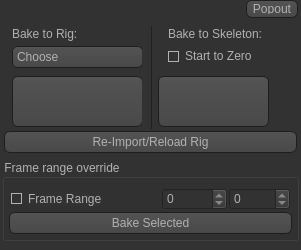
<?xml version="1.0" encoding="UTF-8"?>
<ui version="4.0">
 <class>Reanimate_Small</class>
 <widget class="QWidget" name="Reanimate_Small">
  <property name="geometry">
   <rect>
    <x>0</x>
    <y>0</y>
    <width>301</width>
    <height>250</height>
   </rect>
  </property>
  <property name="minimumSize">
   <size>
    <width>0</width>
    <height>250</height>
   </size>
  </property>
  <property name="maximumSize">
   <size>
    <width>16777215</width>
    <height>16777215</height>
   </size>
  </property>
  <property name="windowTitle">
   <string>Form</string>
  </property>
  <property name="styleSheet">
   <string notr="true">QToolTip
{
     border: 1px solid black;
     background-color: #ffa02f;
     padding: 1px;
     border-radius: 3px;
     opacity: 100;
}

QWidget
{
    color: #b1b1b1;
    background-color: #323232;
}

QWidget:item:hover
{
    background-color: QLinearGradient( x1: 0, y1: 0, x2: 0, y2: 1, stop: 0 #ffa02f, stop: 1 #ca0619);
    color: #000000;
}

QWidget:item:selected
{
    background-color: QLinearGradient( x1: 0, y1: 0, x2: 0, y2: 1, stop: 0 #ffa02f, stop: 1 #d7801a);
}

QMenuBar::item
{
    background: transparent;
}

QMenuBar::item:selected
{
    background: transparent;
    border: 1px solid #ffaa00;
}

QMenuBar::item:pressed
{
    background: #444;
    border: 1px solid #000;
    background-color: QLinearGradient(
        x1:0, y1:0,
        x2:0, y2:1,
        stop:1 #212121,
        stop:0.4 #343434/*,
        stop:0.2 #343434,
        stop:0.1 #ffaa00*/
    );
    margin-bottom:-1px;
    padding-bottom:1px;
}

QMenu
{
    border: 1px solid #000;
}

QMenu::item
{
    padding: 2px 20px 2px 20px;
}

QMenu::item:selected
{
    color: #000000;
}

QWidget:disabled
{
    color: #404040;
    background-color: #323232;
}

QAbstractItemView
{
    background-color: QLinearGradient( x1: 0, y1: 0, x2: 0, y2: 1, stop: 0 #4d4d4d, stop: 0.1 #646464, stop: 1 #5d5d5d);
}

QWidget:focus
{
    /*border: 2px solid QLinearGradient( x1: 0, y1: 0, x2: 0, y2: 1, stop: 0 #ffa02f, stop: 1 #d7801a);*/
}

QLineEdit
{
    background-color: QLinearGradient( x1: 0, y1: 0, x2: 0, y2: 1, stop: 0 #4d4d4d, stop: 0 #646464, stop: 1 #5d5d5d);
    color: rgba(255,255,255,255);
    padding: 1px;
    border-style: solid;
    border: 1px solid #1e1e1e;
    border-radius: 3;
    border: 2px solid QLinearGradient( x1: 0, y1: 0, x2: 0, y2: 1, stop: 0 #ffa02f, stop: 1 #d7801a);
}

QPushButton
{
    color: #b1b1b1;
    background-color: QLinearGradient( x1: 0, y1: 0, x2: 0, y2: 1, stop: 0 #565656, stop: 0.1 #525252, stop: 0.5 #4e4e4e, stop: 0.9 #4a4a4a, stop: 1 #464646);
    border-width: 1px;
    border-color: #1e1e1e;
    border-style: solid;
    border-radius: 6;
    padding: 3px;
    font-size: 12px;
    padding-left: 5px;
    padding-right: 5px;
}

QPushButton:pressed
{
    background-color: QLinearGradient( x1: 0, y1: 0, x2: 0, y2: 1, stop: 0 #2d2d2d, stop: 0.1 #2b2b2b, stop: 0.5 #292929, stop: 0.9 #282828, stop: 1 #252525);
}

QComboBox
{
    selection-background-color: #ffaa00;
    background-color: QLinearGradient( x1: 0, y1: 0, x2: 0, y2: 1, stop: 0 #565656, stop: 0.1 #525252, stop: 0.5 #4e4e4e, stop: 0.9 #4a4a4a, stop: 1 #464646);
    border-style: solid;
    border: 1px solid #1e1e1e;
    border-radius: 5;
}

QComboBox:hover,QPushButton:hover
{
    border: 2px solid QLinearGradient( x1: 0, y1: 0, x2: 0, y2: 1, stop: 0 #ffa02f, stop: 1 #d7801a);
}


QComboBox:on
{
    padding-top: 3px;
    padding-left: 4px;
    background-color: QLinearGradient( x1: 0, y1: 0, x2: 0, y2: 1, stop: 0 #2d2d2d, stop: 0.1 #2b2b2b, stop: 0.5 #292929, stop: 0.9 #282828, stop: 1 #252525);
    selection-background-color: #ffaa00;
}

QComboBox QAbstractItemView
{
    border: 2px solid darkgray;
    selection-background-color: QLinearGradient( x1: 0, y1: 0, x2: 0, y2: 1, stop: 0 #ffa02f, stop: 1 #d7801a);
}

QComboBox::drop-down
{
     subcontrol-origin: padding;
     subcontrol-position: top right;
     width: 15px;

     border-left-width: 0px;
     border-left-color: darkgray;
     border-left-style: solid; /* just a single line */
     border-top-right-radius: 3px; /* same radius as the QComboBox */
     border-bottom-right-radius: 3px;
 }

QComboBox::down-arrow
{
     image: url(:/down_arrow.png);
}

QGroupBox:focus
{
border: 2px solid QLinearGradient( x1: 0, y1: 0, x2: 0, y2: 1, stop: 0 #ffa02f, stop: 1 #d7801a);
}

QTextEdit:focus
{
    border: 2px solid QLinearGradient( x1: 0, y1: 0, x2: 0, y2: 1, stop: 0 #ffa02f, stop: 1 #d7801a);
}

QScrollBar:horizontal {
     border: 1px solid #222222;
     background: QLinearGradient( x1: 0, y1: 0, x2: 0, y2: 1, stop: 0.0 #121212, stop: 0.2 #282828, stop: 1 #484848);
     height: 7px;
     margin: 0px 16px 0 16px;
}

QScrollBar::handle:horizontal
{
      background: QLinearGradient( x1: 0, y1: 0, x2: 1, y2: 0, stop: 0 #ffa02f, stop: 0.5 #d7801a, stop: 1 #ffa02f);
      min-height: 20px;
      border-radius: 2px;
}

QScrollBar::add-line:horizontal {
      border: 1px solid #1b1b19;
      border-radius: 2px;
      background: QLinearGradient( x1: 0, y1: 0, x2: 1, y2: 0, stop: 0 #ffa02f, stop: 1 #d7801a);
      width: 14px;
      subcontrol-position: right;
      subcontrol-origin: margin;
}

QScrollBar::sub-line:horizontal {
      border: 1px solid #1b1b19;
      border-radius: 2px;
      background: QLinearGradient( x1: 0, y1: 0, x2: 1, y2: 0, stop: 0 #ffa02f, stop: 1 #d7801a);
      width: 14px;
     subcontrol-position: left;
     subcontrol-origin: margin;
}

QScrollBar::right-arrow:horizontal, QScrollBar::left-arrow:horizontal
{
      border: 1px solid black;
      width: 1px;
      height: 1px;
      background: white;
}

QScrollBar::add-page:horizontal, QScrollBar::sub-page:horizontal
{
      background: none;
}

QScrollBar:vertical
{
      background: QLinearGradient( x1: 0, y1: 0, x2: 1, y2: 0, stop: 0.0 #121212, stop: 0.2 #282828, stop: 1 #484848);
      width: 7px;
      margin: 16px 0 16px 0;
      border: 1px solid #222222;
}

QScrollBar::handle:vertical
{
      background: QLinearGradient( x1: 0, y1: 0, x2: 0, y2: 1, stop: 0 #ffa02f, stop: 0.5 #d7801a, stop: 1 #ffa02f);
      min-height: 20px;
      border-radius: 2px;
}

QScrollBar::add-line:vertical
{
      border: 1px solid #1b1b19;
      border-radius: 2px;
      background: QLinearGradient( x1: 0, y1: 0, x2: 0, y2: 1, stop: 0 #ffa02f, stop: 1 #d7801a);
      height: 14px;
      subcontrol-position: bottom;
      subcontrol-origin: margin;
}

QScrollBar::sub-line:vertical
{
      border: 1px solid #1b1b19;
      border-radius: 2px;
      background: QLinearGradient( x1: 0, y1: 0, x2: 0, y2: 1, stop: 0 #d7801a, stop: 1 #ffa02f);
      height: 14px;
      subcontrol-position: top;
      subcontrol-origin: margin;
}

QScrollBar::up-arrow:vertical, QScrollBar::down-arrow:vertical
{
      border: 1px solid black;
      width: 1px;
      height: 1px;
      background: white;
}


QScrollBar::add-page:vertical, QScrollBar::sub-page:vertical
{
      background: none;
}

QTextEdit
{
    background-color: #242424;
}

QPlainTextEdit
{
    background-color: #242424;
}

QHeaderView::section
{
    background-color: QLinearGradient(x1:0, y1:0, x2:0, y2:1, stop:0 #616161, stop: 0.5 #505050, stop: 0.6 #434343, stop:1 #656565);
    color: white;
    padding-left: 4px;
    border: 1px solid #6c6c6c;
}

QCheckBox:disabled
{
color: #414141;
}

QDockWidget::title
{
    text-align: center;
    spacing: 3px; /* spacing between items in the tool bar */
    background-color: QLinearGradient(x1:0, y1:0, x2:0, y2:1, stop:0 #323232, stop: 0.5 #242424, stop:1 #323232);
}

QDockWidget::close-button, QDockWidget::float-button
{
    text-align: center;
    spacing: 1px; /* spacing between items in the tool bar */
    background-color: QLinearGradient(x1:0, y1:0, x2:0, y2:1, stop:0 #323232, stop: 0.5 #242424, stop:1 #323232);
}

QDockWidget::close-button:hover, QDockWidget::float-button:hover
{
    background: #242424;
}

QDockWidget::close-button:pressed, QDockWidget::float-button:pressed
{
    padding: 1px -1px -1px 1px;
}

QMainWindow::separator
{
    background-color: QLinearGradient(x1:0, y1:0, x2:0, y2:1, stop:0 #161616, stop: 0.5 #151515, stop: 0.6 #212121, stop:1 #343434);
    color: white;
    padding-left: 4px;
    border: 1px solid #4c4c4c;
    spacing: 3px; /* spacing between items in the tool bar */
}

QMainWindow::separator:hover
{

    background-color: QLinearGradient(x1:0, y1:0, x2:0, y2:1, stop:0 #d7801a, stop:0.5 #b56c17 stop:1 #ffa02f);
    color: white;
    padding-left: 4px;
    border: 1px solid #6c6c6c;
    spacing: 3px; /* spacing between items in the tool bar */
}

QToolBar::handle
{
     spacing: 3px; /* spacing between items in the tool bar */
     background: url(:/images/handle.png);
}

QMenu::separator
{
    height: 2px;
    background-color: QLinearGradient(x1:0, y1:0, x2:0, y2:1, stop:0 #161616, stop: 0.5 #151515, stop: 0.6 #212121, stop:1 #343434);
    color: white;
    padding-left: 4px;
    margin-left: 10px;
    margin-right: 5px;
}

QProgressBar
{
    border: 2px solid grey;
    border-radius: 5px;
    text-align: center;
}

QProgressBar::chunk
{
    background-color: #d7801a;
    width: 2.15px;
    margin: 0.5px;
}

QTabBar::tab {
    color: #b1b1b1;
    border: 1px solid #444;
    border-bottom-style: none;
    background-color: #323232;
    padding-left: 10px;
    padding-right: 10px;
    padding-top: 3px;
    padding-bottom: 2px;
    margin-right: -1px;
}

QTabWidget::pane {
    border: 1px solid #444;
    top: 1px;
}

QTabBar::tab:last
{
    margin-right: 0; /* the last selected tab has nothing to overlap with on the right */
    border-top-right-radius: 3px;
}

QTabBar::tab:first:!selected
{
 margin-left: 0px; /* the last selected tab has nothing to overlap with on the right */


    border-top-left-radius: 3px;
}

QTabBar::tab:!selected
{
    color: #b1b1b1;
    border-bottom-style: solid;
    margin-top: 3px;
    background-color: QLinearGradient(x1:0, y1:0, x2:0, y2:1, stop:1 #212121, stop:.4 #343434);
}

QTabBar::tab:selected
{
    border-top-left-radius: 3px;
    border-top-right-radius: 3px;
    margin-bottom: 0px;
}

QTabBar::tab:!selected:hover
{
    /*border-top: 2px solid #ffaa00;
    padding-bottom: 3px;*/
    border-top-left-radius: 3px;
    border-top-right-radius: 3px;
    background-color: QLinearGradient(x1:0, y1:0, x2:0, y2:1, stop:1 #212121, stop:0.4 #343434, stop:0.2 #343434, stop:0.1 #ffaa00);
}

QRadioButton::indicator:checked, QRadioButton::indicator:unchecked{
    color: #b1b1b1;
    background-color: #323232;
    border: 1px solid #b1b1b1;
    border-radius: 6px;
}

QRadioButton::indicator:checked
{
    background-color: qradialgradient(
        cx: 0.5, cy: 0.5,
        fx: 0.5, fy: 0.5,
        radius: 1.0,
        stop: 0.25 #ffaa00,
        stop: 0.3 #323232
    );
}

QCheckBox::indicator{
    color: #b1b1b1;
    background-color: #323232;
    border: 1px solid #b1b1b1;
    width: 9px;
    height: 9px;
}

QRadioButton::indicator
{
    border-radius: 6px;
}

QRadioButton::indicator:hover, QCheckBox::indicator:hover
{
    border: 1px solid #ffaa00;
}

QCheckBox::indicator:checked
{
    border: 1px solid #ffaa00;
    background-color: rgba(102,68,0,255);
}

QCheckBox::indicator:disabled, QRadioButton::indicator:disabled
{
    border: 1px solid #444;
}</string>
  </property>
  <layout class="QVBoxLayout" name="verticalLayout">
   <property name="leftMargin">
    <number>2</number>
   </property>
   <property name="topMargin">
    <number>0</number>
   </property>
   <property name="rightMargin">
    <number>2</number>
   </property>
   <property name="bottomMargin">
    <number>9</number>
   </property>
   <item>
    <widget class="QFrame" name="pop_frame">
     <property name="maximumSize">
      <size>
       <width>16777215</width>
       <height>18</height>
      </size>
     </property>
     <property name="frameShape">
      <enum>QFrame::NoFrame</enum>
     </property>
     <property name="frameShadow">
      <enum>QFrame::Raised</enum>
     </property>
     <layout class="QHBoxLayout" name="horizontalLayout_2">
      <property name="leftMargin">
       <number>1</number>
      </property>
      <property name="topMargin">
       <number>0</number>
      </property>
      <property name="rightMargin">
       <number>1</number>
      </property>
      <property name="bottomMargin">
       <number>0</number>
      </property>
      <item>
       <spacer name="horizontalSpacer_2">
        <property name="orientation">
         <enum>Qt::Horizontal</enum>
        </property>
        <property name="sizeHint" stdset="0">
         <size>
          <width>40</width>
          <height>20</height>
         </size>
        </property>
       </spacer>
      </item>
      <item>
       <widget class="QPushButton" name="pop_pushButton">
        <property name="maximumSize">
         <size>
          <width>16777215</width>
          <height>18</height>
         </size>
        </property>
        <property name="toolTip">
         <string>Opens the full Re-Animator UI</string>
        </property>
        <property name="text">
         <string>Popout</string>
        </property>
       </widget>
      </item>
     </layout>
    </widget>
   </item>
   <item>
    <widget class="QFrame" name="baking_frame">
     <property name="minimumSize">
      <size>
       <width>0</width>
       <height>105</height>
      </size>
     </property>
     <property name="frameShape">
      <enum>QFrame::NoFrame</enum>
     </property>
     <property name="frameShadow">
      <enum>QFrame::Raised</enum>
     </property>
     <layout class="QHBoxLayout" name="horizontalLayout">
      <property name="leftMargin">
       <number>0</number>
      </property>
      <property name="topMargin">
       <number>2</number>
      </property>
      <property name="rightMargin">
       <number>2</number>
      </property>
      <property name="bottomMargin">
       <number>0</number>
      </property>
      <item>
       <widget class="QFrame" name="to_rig_frame">
        <property name="minimumSize">
         <size>
          <width>150</width>
          <height>0</height>
         </size>
        </property>
        <property name="frameShape">
         <enum>QFrame::NoFrame</enum>
        </property>
        <property name="frameShadow">
         <enum>QFrame::Raised</enum>
        </property>
        <widget class="QPushButton" name="to_rig_pushButton">
         <property name="geometry">
          <rect>
           <x>10</x>
           <y>50</y>
           <width>131</width>
           <height>51</height>
          </rect>
         </property>
         <property name="minimumSize">
          <size>
           <width>0</width>
           <height>40</height>
          </size>
         </property>
         <property name="toolTip">
          <string>Bakes a skeleton onto a rig</string>
         </property>
         <property name="text">
          <string/>
         </property>
        </widget>
        <widget class="QLabel" name="to_rig_label">
         <property name="geometry">
          <rect>
           <x>10</x>
           <y>0</y>
           <width>71</width>
           <height>16</height>
          </rect>
         </property>
         <property name="text">
          <string>Bake to Rig: </string>
         </property>
        </widget>
        <widget class="QComboBox" name="to_rig_comboBox">
         <property name="geometry">
          <rect>
           <x>10</x>
           <y>20</y>
           <width>131</width>
           <height>22</height>
          </rect>
         </property>
         <item>
          <property name="text">
           <string>Choose</string>
          </property>
         </item>
         <item>
          <property name="text">
           <string>Append Animation</string>
          </property>
         </item>
         <item>
          <property name="text">
           <string>Motion Encode</string>
          </property>
         </item>
         <item>
          <property name="text">
           <string>Both</string>
          </property>
         </item>
        </widget>
        <widget class="Line" name="to_rig_line">
         <property name="geometry">
          <rect>
           <x>140</x>
           <y>0</y>
           <width>20</width>
           <height>111</height>
          </rect>
         </property>
         <property name="orientation">
          <enum>Qt::Vertical</enum>
         </property>
        </widget>
       </widget>
      </item>
      <item>
       <widget class="QFrame" name="to_skel_frame">
        <property name="frameShape">
         <enum>QFrame::NoFrame</enum>
        </property>
        <property name="frameShadow">
         <enum>QFrame::Raised</enum>
        </property>
        <widget class="QPushButton" name="to_skel_pushButton">
         <property name="geometry">
          <rect>
           <x>0</x>
           <y>50</y>
           <width>111</width>
           <height>51</height>
          </rect>
         </property>
         <property name="minimumSize">
          <size>
           <width>0</width>
           <height>40</height>
          </size>
         </property>
         <property name="toolTip">
          <string>Bakes a rig down to a skeleton</string>
         </property>
         <property name="styleSheet">
          <string notr="true"/>
         </property>
         <property name="text">
          <string/>
         </property>
        </widget>
        <widget class="QLabel" name="to_skel_label">
         <property name="geometry">
          <rect>
           <x>10</x>
           <y>0</y>
           <width>101</width>
           <height>16</height>
          </rect>
         </property>
         <property name="text">
          <string>Bake to Skeleton: </string>
         </property>
        </widget>
        <widget class="QCheckBox" name="start_at_zero_checkBox">
         <property name="geometry">
          <rect>
           <x>10</x>
           <y>20</y>
           <width>101</width>
           <height>20</height>
          </rect>
         </property>
         <property name="text">
          <string>Start to Zero</string>
         </property>
        </widget>
       </widget>
      </item>
     </layout>
    </widget>
   </item>
   <item>
    <widget class="QFrame" name="reload_rig_frame">
     <property name="frameShape">
      <enum>QFrame::NoFrame</enum>
     </property>
     <property name="frameShadow">
      <enum>QFrame::Raised</enum>
     </property>
     <layout class="QHBoxLayout" name="horizontalLayout_3">
      <property name="leftMargin">
       <number>2</number>
      </property>
      <property name="topMargin">
       <number>0</number>
      </property>
      <property name="rightMargin">
       <number>2</number>
      </property>
      <property name="bottomMargin">
       <number>0</number>
      </property>
      <item>
       <widget class="QPushButton" name="reload_rig_pushButton">
        <property name="toolTip">
         <string>Re-Imports the rig and move the animation on to the updated rig</string>
        </property>
        <property name="text">
         <string>Re-Import/Reload Rig</string>
        </property>
       </widget>
      </item>
     </layout>
    </widget>
   </item>
   <item>
    <widget class="QGroupBox" name="frame_range_override_groupBox">
     <property name="title">
      <string>Frame range override</string>
     </property>
     <layout class="QVBoxLayout" name="verticalLayout_3">
      <property name="spacing">
       <number>2</number>
      </property>
      <property name="leftMargin">
       <number>4</number>
      </property>
      <property name="topMargin">
       <number>0</number>
      </property>
      <property name="rightMargin">
       <number>4</number>
      </property>
      <property name="bottomMargin">
       <number>4</number>
      </property>
      <item>
       <layout class="QHBoxLayout" name="frame_horizontalLayout">
        <property name="leftMargin">
         <number>2</number>
        </property>
        <property name="topMargin">
         <number>9</number>
        </property>
        <property name="rightMargin">
         <number>2</number>
        </property>
        <property name="bottomMargin">
         <number>0</number>
        </property>
        <item>
         <widget class="QCheckBox" name="use_frame_range_checkBox">
          <property name="toolTip">
           <string>Use the given values to set a specific frame range. Otherwise the default will use either the total length of keys in the scene or the total length of keys on a skeleton.</string>
          </property>
          <property name="text">
           <string>Frame Range</string>
          </property>
         </widget>
        </item>
        <item>
         <spacer name="horizontalSpacer">
          <property name="orientation">
           <enum>Qt::Horizontal</enum>
          </property>
          <property name="sizeHint" stdset="0">
           <size>
            <width>40</width>
            <height>20</height>
           </size>
          </property>
         </spacer>
        </item>
        <item>
         <widget class="QSpinBox" name="start_frame_spinBox">
          <property name="toolTip">
           <string>This is the starting frame range for the override.</string>
          </property>
          <property name="minimum">
           <number>-10000</number>
          </property>
          <property name="maximum">
           <number>9999</number>
          </property>
         </widget>
        </item>
        <item>
         <widget class="QSpinBox" name="end_frame_spinBox">
          <property name="toolTip">
           <string>This is the ending frame range for the override.</string>
          </property>
          <property name="minimum">
           <number>-9999</number>
          </property>
          <property name="maximum">
           <number>10000</number>
          </property>
         </widget>
        </item>
       </layout>
      </item>
      <item>
       <widget class="QPushButton" name="bake_selected_pushButton">
        <property name="toolTip">
         <string>Bakes the selected rig</string>
        </property>
        <property name="text">
         <string>Bake Selected</string>
        </property>
       </widget>
      </item>
     </layout>
    </widget>
   </item>
  </layout>
 </widget>
 <resources/>
 <connections/>
</ui>
